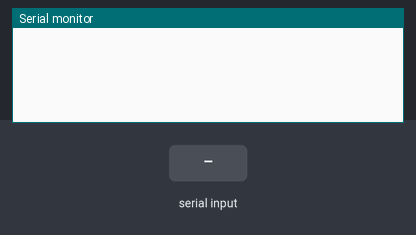
A sketch run on a simulated Arduino Uno, built with avr-gcc and run on an emulated ATmega328P. Parts: the last lines printed to the serial monitor. Inputs (shaded band) come from the test bench.

Above: at 1.2 s.
1.3 s: "90,45\n" received over Serial
At 2.1 s:
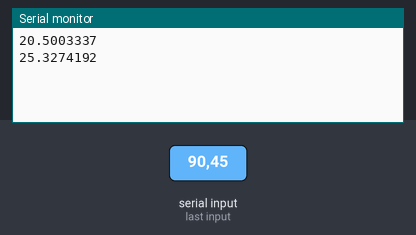
2.8 s: "30,150\n" received over Serial
At 3.3 s:
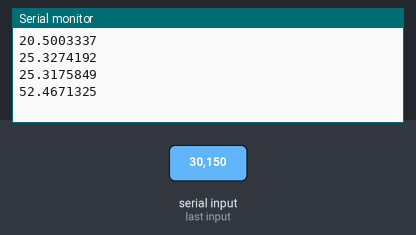
Timing chart, 0 to 5.8 s (numbered marks = the images above; inputs shaded):
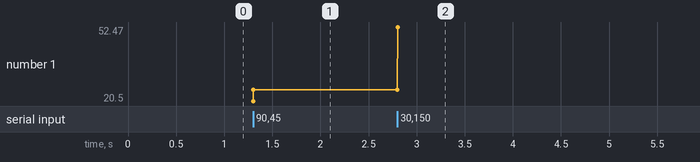

The sketch:

serial_bandpass.ino
```cpp
// Set your desired cutoff frequencies and sampling rate
const float lowCutoffFrequency = 10; // Low cutoff frequency in Hz
const float highCutoffFrequency = 100; // High cutoff frequency in Hz
const float samplingFrequency = 2048; // Sampling frequency in Hz

// Calculated constants
float alphaHigh, alphaLow;
float previousInputHigh = 0.0;
float previousOutputHigh = 0.0;
float previousOutputLow = 0.0;

// Variables for input and output
float input;
float output;

void setup() {
  Serial.begin(115200);

  // Calculate alpha values for both high-pass and low-pass filters
  float dt = 1.0 / samplingFrequency;

  // High-pass filter constants
  float RCHigh = 1.0 / (2.0 * PI * lowCutoffFrequency);
  alphaHigh = RCHigh / (RCHigh + dt);

  // Low-pass filter constants
  float RCLow = 1.0 / (2.0 * PI * highCutoffFrequency);
  alphaLow = dt / (RCLow + dt);
}

void loop() {
  if (Serial.available()) {
    input = Serial.parseFloat();
    Serial.read(); // Clear the newline character

    // Apply the high-pass filter (removes frequencies below lowCutoffFrequency)
    float highPassOutput = alphaHigh * (previousOutputHigh + input - previousInputHigh);

    // Apply the low-pass filter (removes frequencies above highCutoffFrequency)
    output = alphaLow * highPassOutput + (1 - alphaLow) * previousOutputLow;

    // Print the filtered output
    Serial.println(output, 7);

    // Save the current input/output for the next iteration (for both filters)
    previousInputHigh = input;
    previousOutputHigh = highPassOutput;
    previousOutputLow = output;
  }
}
```

Measured:
- after the input at 1.3 s, the serial monitor: prints a new line at once (image 1)
- after the input at 2.8 s, the serial monitor: prints a new line at once (image 2)
- plotted number 1: 25.33 → 52.47 after the input at 2.8 s
